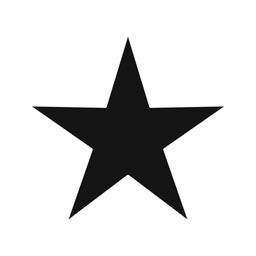
#> input picture star.jpg, 256 x 256 px, shrunk from 5120 x 5120 before the run
$ python img2txt.py star.jpg 100   (older library calls are emulated)
#> lines starting #> are read from the running program, lines starting #| are printed output that depends on the picture
# Author M.R.H
# this may not be the most effecient way to do this,
# but i needed a way to get these text images for a class

import sys
from PIL import Image
import numpy as np

# minimum arguments required to convert an image
if(len(sys.argv) < 3):
	print("Need arguments:\n1) image file\n2) threshold\nAnd optional binary / pretty / invert flags")
	print("eg: python3 image1.jpg 200 [ -b -p -i (optional) ]")
	exit()

binary = False
pretty = False
invert = False
threshold = int(sys.argv[2])
img = Image.open(sys.argv[1]).convert('L')	# convert image to greyscale
col, row = img.size
#> col = 256; row = 256

if(len(sys.argv) == 6):
	binary = True
	pretty = True
	invert = True
else:
	for i in range(3, len(sys.argv)):
		if(sys.argv[i] == "-b"):
			binary = True
		if(sys.argv[i] == "-p"):
			pretty = True
		if(sys.argv[i] == "-i"):
			invert = True

# convert PIL.image to 2D np.array or greyscale values
x = np.asarray(img.getdata(), dtype=np.int).reshape((img.size[1], img.size[0]))
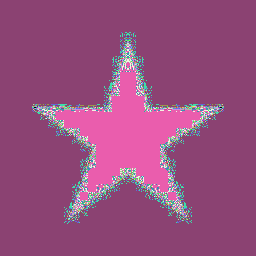
#> x: shape (256, 256) int64; 228 distinct labels, from 0 to 255; one colour per label, 0 black

minVal = 0
maxVal = 1

if threshold > 254:
	minVal = 255
if not binary:
	maxVal = 0

st = sys.argv[1].split(".")[0] + "_Converted.txt"
f = open(st, "w")
st = ""

for i in range(row):
	for j in range(col):

		cur_pixel = None

		if invert and x[i][j] >= threshold:
			cur_pixel = x[i][j]

		if not invert and x[i][j] <= threshold:
			cur_pixel = x[i][j]

		if not binary and cur_pixel is not None:

			if minVal > cur_pixel:
				minVal = cur_pixel

			if maxVal < cur_pixel:
				maxVal = cur_pixel

			st += str(cur_pixel) +" "

		else:
			if cur_pixel is not None and cur_pixel > 0:
				st += "1 "
			else:
				if pretty:
					st += "· "
				else:
					st += "0 "

	st += "\n"
#> after the loop, maxVal = 100; minVal = 0

# image header (row, col, min_val_in_img, max_val_in_img)
f.write(str(row) +" "+ str(col) +" "+ str(minVal) +" "+ str(maxVal))

# write processed data to file
f.write("\n"+st)

f.close()
